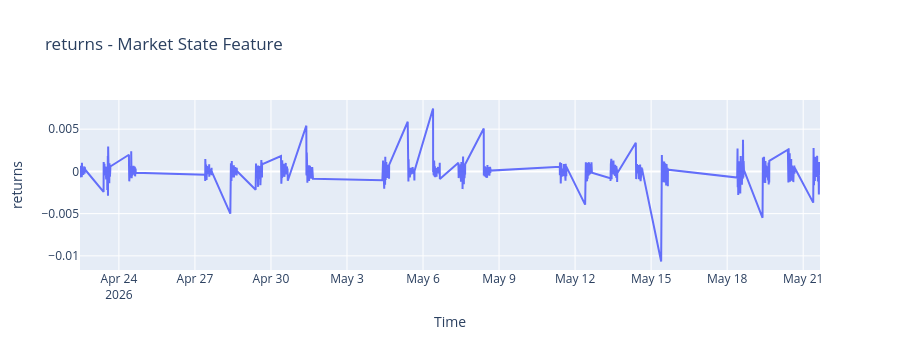
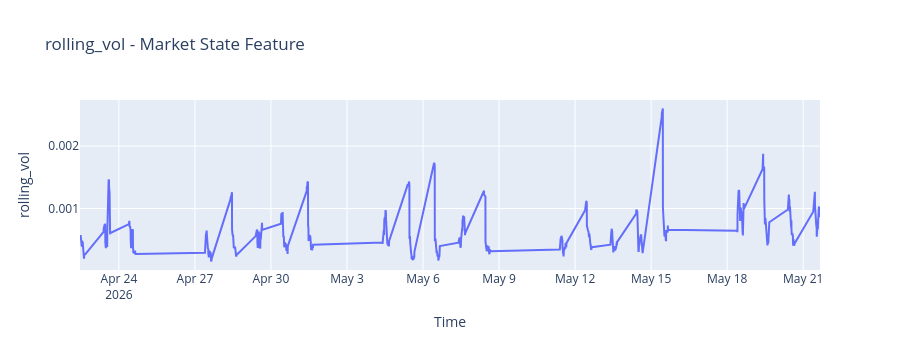
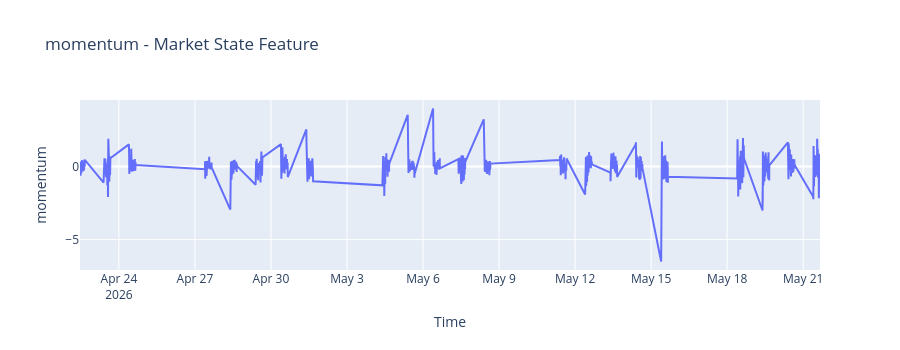
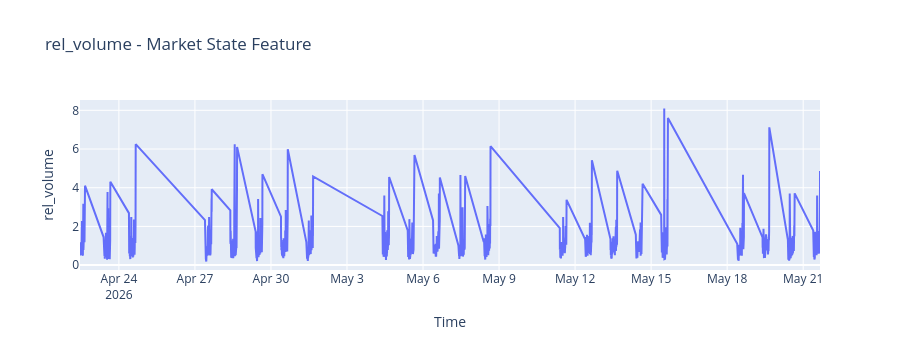

The code cell stored with these charts, in order, in its notebook:
### Code cell
for col in feature_cols:
    fig = go.Figure()

    fig.add_trace(
        go.Scatter(
            x=df_market_state.index,
            y=df_market_state[col],
            mode="lines",
            name=col
        )
    )

    fig.update_layout(
        title=f"{col} - Market State Feature",
        xaxis_title="Time",
        yaxis_title=col,
        height=350,
        width=900
    )

    fig.show()

### Figure 1 — Plotly figure (JSON) as saved in the notebook; plotly's stock layout.template omitted (floating-point values rounded to 4 significant figures; data arrays with more than 128 entries replaced by an {"elided": "..."} marker saying what was removed)
{"data": [{"mode": "lines", "name": "returns", "type": "scatter", "x": {"elided": "1696 str values"}, "y": {"elided": "1696 float values"}}], "layout": {"height": 350, "title": {"text": "returns - Market State Feature"}, "width": 900, "xaxis": {"title": {"text": "Time"}}, "yaxis": {"title": {"text": "returns"}}}}

### Figure 2 — Plotly figure (JSON) as saved in the notebook; plotly's stock layout.template omitted (floating-point values rounded to 4 significant figures; data arrays with more than 128 entries replaced by an {"elided": "..."} marker saying what was removed)
{"data": [{"mode": "lines", "name": "rolling_vol", "type": "scatter", "x": {"elided": "1696 str values"}, "y": {"elided": "1696 float values"}}], "layout": {"height": 350, "title": {"text": "rolling_vol - Market State Feature"}, "width": 900, "xaxis": {"title": {"text": "Time"}}, "yaxis": {"title": {"text": "rolling_vol"}}}}

### Figure 3 — Plotly figure (JSON) as saved in the notebook; plotly's stock layout.template omitted (floating-point values rounded to 4 significant figures; data arrays with more than 128 entries replaced by an {"elided": "..."} marker saying what was removed)
{"data": [{"mode": "lines", "name": "momentum", "type": "scatter", "x": {"elided": "1696 str values"}, "y": {"elided": "1696 float values"}}], "layout": {"height": 350, "title": {"text": "momentum - Market State Feature"}, "width": 900, "xaxis": {"title": {"text": "Time"}}, "yaxis": {"title": {"text": "momentum"}}}}

### Figure 4 — Plotly figure (JSON) as saved in the notebook; plotly's stock layout.template omitted (floating-point values rounded to 4 significant figures; data arrays with more than 128 entries replaced by an {"elided": "..."} marker saying what was removed)
{"data": [{"mode": "lines", "name": "rel_volume", "type": "scatter", "x": {"elided": "1696 str values"}, "y": {"elided": "1696 float values"}}], "layout": {"height": 350, "title": {"text": "rel_volume - Market State Feature"}, "width": 900, "xaxis": {"title": {"text": "Time"}}, "yaxis": {"title": {"text": "rel_volume"}}}}
